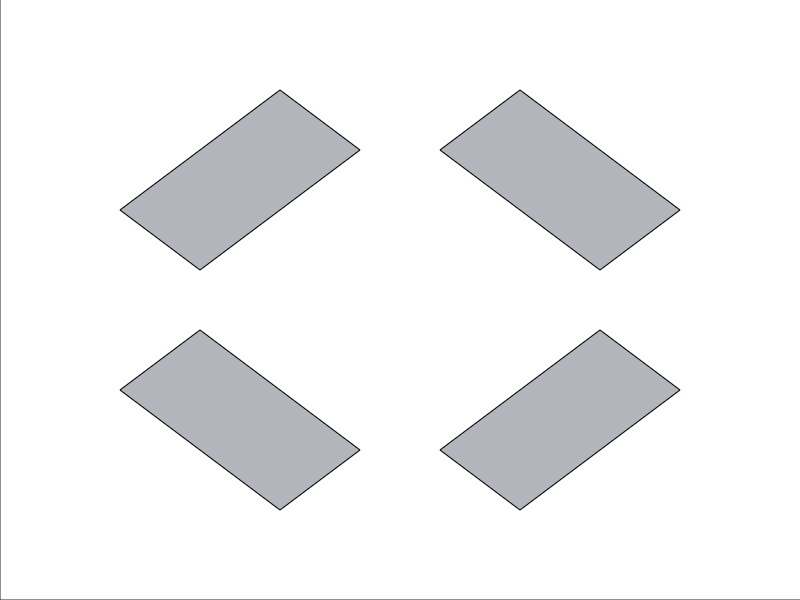

MATLAB code for this plot: (Note: this script raises an error after producing the figure.)
%close level selection interface
close all

%establish wall positions
%          x1   y1    x2     y2
walls = [  2.5  5.5   4.5   7.5; ...
           2.5  5.5   1.5   6.5; ...
           4.5  7.5   3.5   8.5; ...
           1.5  6.5   3.5   8.5; ...
           6.5  1.5   8.5   3.5; ...
           6.5  1.5   5.5   2.5; ...
           5.5  2.5   7.5   4.5; ...
           8.5  3.5   7.5   4.5; ...
           2.5  4.5   4.5   2.5; ...
           1.5  3.5   2.5   4.5; ...
           1.5  3.5   3.5   1.5; ...
           4.5  2.5   3.5   1.5; ...
           5.5  7.5   6.5   8.5; ...
           5.5  7.5   7.5   5.5; ...
           6.5  8.5   8.5   6.5; ...
           8.5  6.5   7.5   5.5];
           
%define initial velocity, timestep, and coefficient of restitution
coefficient_of_restitution = 1;
timestep = 0.1;
v0 = 1.0;

%set the axis field to 10 x 10
fig = figure('Color', 'white');
axis ([0 10 0 10]);
set(fig, 'Position', [440 378 500 500])
set(gca,'position',[0 0 1 1],'units','normalized')

%turn off the tick labels
set(gca, 'XTick', [])
set(gca, 'YTick', [])

%define grey color
grey = [179, 182, 188] ./ 256;

%plot the walls (indices 1 and 3 are x positions, indices 2 and 4 are y
%positions)
w1 = line(walls(1:4,[1 3])',walls(1:4,[2 4])', 'Color', grey);
w2 = line(walls(5:8,[1 3])',walls(5:8,[2 4])', 'Color', grey);
w3 = line(walls(9:12,[1 3])',walls(9:12,[2 4])', 'Color', grey);
w4 = line(walls(13:16,[1 3])',walls(13:16,[2 4])', 'Color', grey);
%patch the inside of the walls to give appearance of solid shape
shape1 = patch([2.5 4.5 3.5 1.5 2.5], [5.5 7.5 8.5 6.5 5.5], grey);
shape2 = patch([6.5 8.5 7.5 5.5 6.5], [1.5 3.5 4.5 2.5 1.5], grey);
shape3 = patch([2.5 4.5 3.5 1.5 2.5], [4.5 2.5 1.5 3.5 4.5], grey);
shape4 = patch([6.5 8.5 7.5 5.5 6.5], [8.5 6.5 5.5 7.5 8.5], grey);

%select position and launch angle of ball
[x0, y0, launchX, launchY, b_init, arrow] = userSelect([2.5 4.5 3.5 1.5 2.5...
    NaN 6.5 8.5 7.5 5.5 6.5 NaN 2.5 4.5 3.5 1.5 2.5 NaN 6.5 8.5 7.5 5.5 6.5],...
    [5.5 7.5 8.5 6.5 5.5 NaN 1.5 3.5 4.5 2.5 1.5 NaN 4.5 2.5 1.5 3.5 4.5 NaN...
    8.5 6.5 5.5 7.5 8.5]);

%use keyboard commands to reselect current position/angle or to launch ball
%force entry into loops
key = 0;
while key~=1
    waitforbuttonpress
    key=get(fig,'CurrentCharacter');
    if key == 'r'
        %remove the current arrow and ball
        delete(b_init)
        delete(arrow)
        %reset position and angle of ball
        [x0, y0, launchX, launchY, b_init, arrow] = userSelect([2.5 4.5 3.5 1.5 2.5...
    NaN 6.5 8.5 7.5 5.5 6.5 NaN 2.5 4.5 3.5 1.5 2.5 NaN 6.5 8.5 7.5 5.5 6.5],...
    [5.5 7.5 8.5 6.5 5.5 NaN 1.5 3.5 4.5 2.5 1.5 NaN 4.5 2.5 1.5 3.5 4.5 NaN...
    8.5 6.5 5.5 7.5 8.5]);
        %break out of the loop
        key = 0;
    elseif key == 32
        %remove the arrow from the plot
        delete(arrow)
        
        %determine components of velocity 
        [vx, vy] = calculateVelocity(v0, x0, y0, launchX, launchY);
        
        %plot initial ball image
        [ballState, oldBallState, trail] = initialPlot(x0, y0, vx, vy);
        
        %while the ball is within the bounds of the screen
        while ballState(1) < 10 && ballState(1) > 0 && ballState(2) < 10 ...
                && ballState(2) > 0
            
            %update the plot and the ball states
            [ballState, oldBallState, wallCollide] = updatePlot(ballState, oldBallState,...
            b_init, trail, timestep, walls, coefficient_of_restitution);
            
            %if the ball collides with the shape (meaning the velocity has
            %changed)
            if ballState(end, 3) ~= oldBallState(end-1, 3) || ballState(end, 4)...
                    ~= oldBallState(end-1, 4)
                %if the ball collided with the first shape
                if (wallCollide(2) == 6.5 || wallCollide(2) == 7.5 ...
                        || wallCollide(2) == 5.5) && (wallCollide(1) == 1.5...
                        || wallCollide(1) == 2.5 || wallCollide(1) == 4.5)
                %make the first shape and corresponding walls disappear
                    delete(w1)
                    delete(shape1)
                    walls(1:4, :) = NaN(4,4);
                elseif (wallCollide(2) == 1.5 || wallCollide(2) == 2.5 ...
                        || wallCollide(2) == 3.5) && (wallCollide(1) == 5.5...
                        || wallCollide(1) == 6.5 || wallCollide(1) == 8.5)
                %make the second shape and corresponding walls disappear
                    delete(w2)
                    delete(shape2)
                    walls(5:8, :) = NaN(4,4);
                elseif (wallCollide(2) == 2.5 || wallCollide(2) == 3.5 ||...
                        wallCollide(2) == 4.5) && (wallCollide(1) == 1.5 ||...
                        wallCollide(1) == 2.5 || wallCollide(1) == 4.5)
                    %make the second shape and corresponding walls disappear
                    delete(w3)
                    delete(shape3)
                    walls(9:12, :) = NaN(4,4);
                elseif (wallCollide(2) == 6.5 ...
                        || wallCollide(2) == 7.5 || wallCollide(2) == 8.5)...
                        && (wallCollide(1) == 5.5 || wallCollide(1) == 6.5 ...
                        || wallCollide(1) == 8.5)
                    %make the second shape and corresponding walls disappear
                    delete(w4)
                    delete(shape4)
                    walls(13:16, :) = NaN(4,4);
                end
            end
            %pause to produce animation
            pause (0.01);
        end
        %break out of the loop
        key = 1;
    else
        key = 0;
    end
end

%check if level has been won
%if so, display winner screen
WinnerScreen([shape1, shape2, shape3, shape4], ballState(1), ballState(2),...
    'Level7.m')